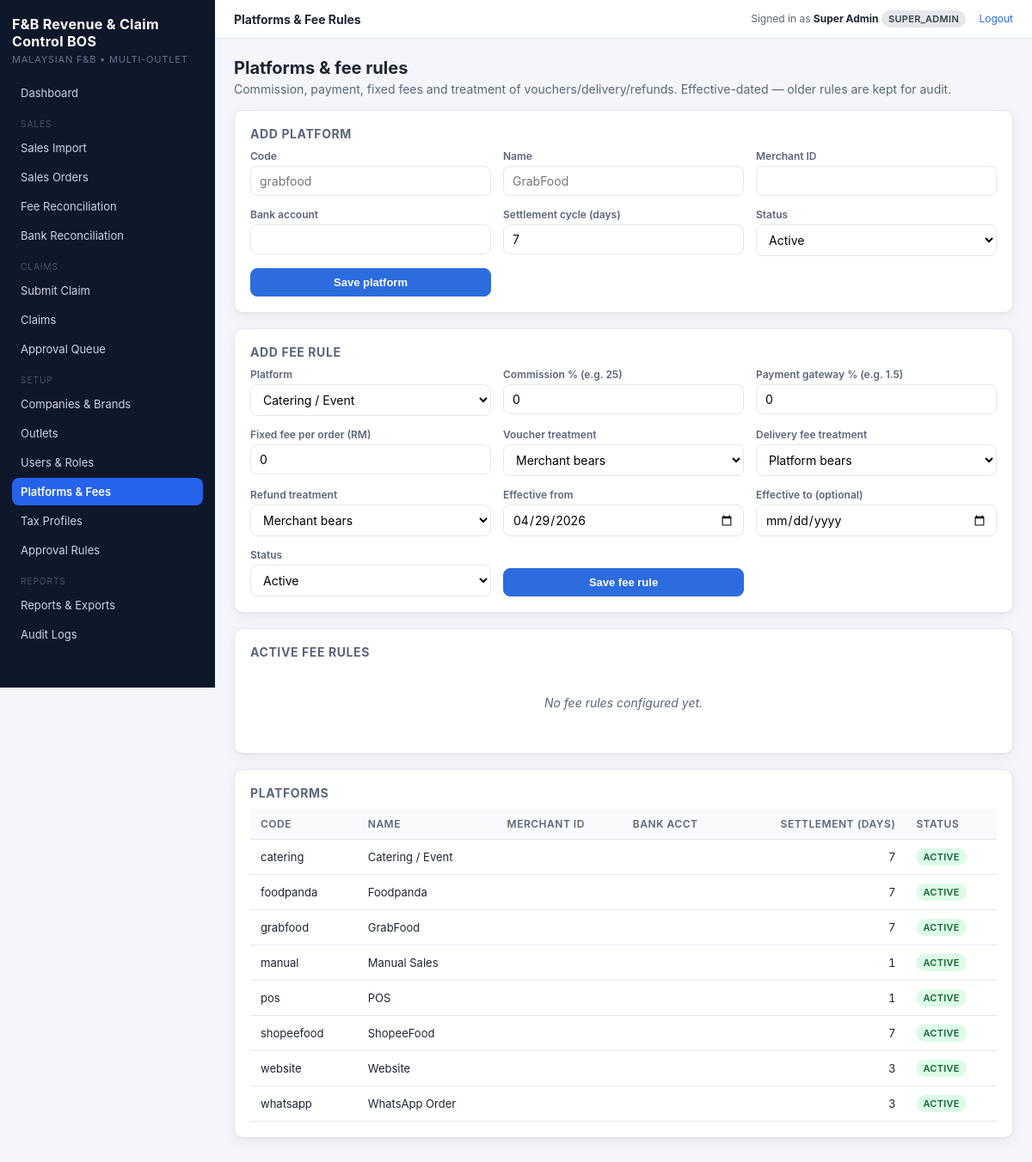
The app's page /public/pages/platforms.php (signed in) with its own data.
### tables this page shows
CREATE TABLE IF NOT EXISTS platforms (
  id                     INT UNSIGNED NOT NULL AUTO_INCREMENT,
  company_id             INT UNSIGNED NOT NULL,
  code                   VARCHAR(40)  NOT NULL,
  name                   VARCHAR(120) NOT NULL,
  merchant_id            VARCHAR(120) NULL,
  bank_account           VARCHAR(80)  NULL,
  settlement_cycle_days  INT UNSIGNED NOT NULL DEFAULT 7,
  is_active              TINYINT(1)   NOT NULL DEFAULT 1,
  created_at             DATETIME NOT NULL,
  PRIMARY KEY (id),
  UNIQUE KEY uq_platforms_company_code (company_id, code),
  CONSTRAINT fk_platforms_company FOREIGN KEY (company_id) REFERENCES companies(id)
);

### src/Support/helpers.php (called while the page is built, shortened)
<?php
function config(?string $key = null, $default = null)
{
    $cfg = $GLOBALS['fnbbos_config'] ?? [];
    $segments = explode('.', $key);
    $value = $cfg;
    foreach ($segments as $seg) {
        if (is_array($value) && array_key_exists($seg, $value)) {
            $value = $value[$seg];
        } else {
            return $default;
        }
    }
    return $value;
}
function db(): PDO
{
    if ($GLOBALS['fnbbos_pdo'] instanceof PDO) {
        return $GLOBALS['fnbbos_pdo'];
    }
    $c = config('db');
    $dsn = sprintf('mysql:host=%s;port=%d;dbname=%s;charset=%s',
        $c['host'], $c['port'], $c['name'], $c['charset']);
    $pdo = new PDO($dsn, $c['user'], $c['pass'], [
        PDO::ATTR_ERRMODE            => PDO::ERRMODE_EXCEPTION,
        PDO::ATTR_DEFAULT_FETCH_MODE => PDO::FETCH_ASSOC,
        PDO::ATTR_EMULATE_PREPARES   => false,
    ]);
    return $pdo;
}
function e(?string $value): string
{
    return htmlspecialchars((string)$value, ENT_QUOTES | ENT_SUBSTITUTE, 'UTF-8');
}

### public/pages/platforms.php (the view, shortened to what this page needs)
<?php
$companyId = Auth::companyId();
$platforms = db()->prepare('SELECT * FROM platforms WHERE company_id = ? ORDER BY is_active DESC, name'); $platforms->execute([$companyId]); $platforms = $platforms->fetchAll();
$rules     = db()->prepare('
    SELECT pfr.*, p.name AS platform_name
    FROM platform_fee_rules pfr
    JOIN platforms p ON p.id = pfr.platform_id
    WHERE p.company_id = ?
    ORDER BY p.name, pfr.effective_from DESC');
$rules->execute([$companyId]);
$rules = $rules->fetchAll();
include __DIR__ . '/../partials/header.php';
?>
<div class="page-header"><div><h2>Platforms &amp; fee rules</h2><p>Commission, payment, fixed fees and treatment of vouchers/delivery/refunds. Effective-dated — older rules are kept for audit.</p></div></div>
<div class="card">
  <h3>Add platform</h3>
  <form method="post" class="form-grid">
    <div class="form-row"><label>Code</label><input type="text" name="code" placeholder="grabfood" required></div>
    <div class="form-row"><label>Name</label><input type="text" name="name" placeholder="GrabFood" required></div>
    <div class="form-row"><label>Merchant ID</label><input type="text" name="merchant_id"></div>
    <div class="form-row"><label>Bank account</label><input type="text" name="bank_account"></div>
    <div class="form-row"><label>Settlement cycle (days)</label><input type="number" name="settlement_cycle_days" value="7"></div>
    <div class="form-row"><label>Status</label><select name="is_active"><option value="1">Active</option><option value="0">Inactive</option></select></div>
    <div class="form-row" style="align-self:end;"><button class="btn btn--primary" type="submit">Save platform</button></div>
  </form>
</div>
<div class="card">
  <h3>Add fee rule</h3>
  <form method="post" class="form-grid">
    <div class="form-row"><label>Platform</label>
      <select name="platform_id" required>
        <?php foreach ($platforms as $p): ?><option value="<?= (int)$p['id'] ?>"><?= e($p['name']) ?></option><?php endforeach; ?>
      </select>
    </div>
    <div class="form-row"><label>Commission % (e.g. 25)</label><input type="number" step="0.01" name="commission_rate" value="0"></div>
    <div class="form-row"><label>Payment gateway % (e.g. 1.5)</label><input type="number" step="0.01" name="payment_fee_rate" value="0"></div>
    <div class="form-row"><label>Fixed fee per order (RM)</label><input type="number" step="0.01" name="fixed_fee" value="0"></div>
    <div class="form-row"><label>Voucher treatment</label>
      <select name="voucher_treatment"><option value="merchant_bears">Merchant bears</option><option value="platform_bears">Platform bears</option></select>
    </div>
    <div class="form-row"><label>Delivery fee treatment</label>
      <select name="delivery_treatment"><option value="platform_bears">Platform bears</option><option value="merchant_bears">Merchant bears</option></select>
    </div>
    <div class="form-row"><label>Refund treatment</label>
      <select name="refund_treatment"><option value="merchant_bears">Merchant bears</option><option value="platform_bears">Platform bears</option></select>
    </div>
    <div class="form-row"><label>Effective from</label><input type="date" name="effective_from" value="<?= e(date('Y-m-d')) ?>" required></div>
    <div class="form-row"><label>Effective to (optional)</label><input type="date" name="effective_to"></div>
    <div class="form-row"><label>Status</label><select name="is_active"><option value="1">Active</option><option value="0">Inactive</option></select></div>
    <div class="form-row" style="align-self:end;"><button class="btn btn--primary" type="submit">Save fee rule</button></div>
  </form>
</div>
<div class="card">
  <h3>Active fee rules</h3>
  <?php if (!$rules): ?><div class="empty">No fee rules configured yet.</div>
  <?php endif; ?>
</div>
<div class="card">
  <h3>Platforms</h3>
  <?php if (!$platforms): ?><div class="empty">No platforms yet.</div>
  <?php else: ?>
    <table class="data">
      <thead><tr><th>Code</th><th>Name</th><th>Merchant ID</th><th>Bank acct</th><th class="num">Settlement (days)</th><th>Status</th></tr></thead>
      <tbody><?php foreach ($platforms as $p): ?>
        <tr>
          <td><?= e($p['code']) ?></td>
          <td><?= e($p['name']) ?></td>
          <td><?= e($p['merchant_id'] ?? '') ?></td>
          <td><?= e($p['bank_account'] ?? '') ?></td>
          <td class="num"><?= (int)$p['settlement_cycle_days'] ?></td>
          <td><span class="badge <?= ((int)$p['is_active']===1)?'badge--ok':'badge--muted' ?>"><?= ((int)$p['is_active']===1)?'Active':'Inactive' ?></span></td>
        </tr>
      <?php endforeach; ?></tbody>
    </table>
  <?php endif; ?>
</div>
<?php include __DIR__ . '/../partials/footer.php'; ?>

### public/assets/css/app.css (style rules this page uses)
:root { --bg: #f4f6fb; --panel: #ffffff; --panel-border: #e3e7ef; --ink: #1d2433; --ink-soft: #5b657a; --primary: #2d6cdf; --primary-ink: #ffffff; --accent: #0e7c66; --danger: #dc2626; --warning: #ea8a00; --success: #16a34a; --shadow: 0 1px 2px rgba(15,23,42,.04), 0 4px 16px rgba(15,23,42,.06); --radius: 10px; }
* { box-sizing: border-box; }
html, body { margin: 0; padding: 0; }
body { font-family: -apple-system, BlinkMacSystemFont, "Segoe UI", Roboto, "Inter", sans-serif; background: var(--bg); color: var(--ink); font-size: 14px; }
.page-header { display: flex; justify-content: space-between; align-items: end; margin-bottom: 16px; gap: 12px; flex-wrap: wrap; }
.page-header h2 { margin: 0; font-size: 20px; }
.page-header p { margin: 4px 0 0; color: var(--ink-soft); }
.card { background: var(--panel); border: 1px solid var(--panel-border); border-radius: var(--radius); box-shadow: var(--shadow); padding: 18px; margin-bottom: 18px; }
.card h3 { margin: 0 0 10px; font-size: 14px; color: var(--ink-soft); text-transform: uppercase; letter-spacing: .6px; }
table.data { width: 100%; border-collapse: collapse; font-size: 13px; }
table.data th, table.data td { padding: 10px 12px; border-bottom: 1px solid var(--panel-border); text-align: left; }
table.data th { background: #f9fafc; font-weight: 600; font-size: 12px; color: var(--ink-soft); text-transform: uppercase; letter-spacing: .5px; }
table.data .num { text-align: right; font-variant-numeric: tabular-nums; }
.badge { display: inline-block; padding: 3px 8px; border-radius: 999px; font-size: 11px; font-weight: 600; letter-spacing: .3px; text-transform: uppercase; }
.badge--ok { background: #dcfce7; color: #166534; }
.btn { display: inline-block; padding: 8px 14px; border-radius: 8px; font-size: 13px; cursor: pointer; border: 1px solid transparent; font-weight: 600; }
.btn--primary { background: var(--primary); color: var(--primary-ink); border-color: var(--primary); }
.form-grid { display: grid; grid-template-columns: repeat(auto-fit, minmax(220px, 1fr)); gap: 14px; }
.form-row { display: flex; flex-direction: column; gap: 4px; }
.form-row label { font-size: 12px; color: var(--ink-soft); font-weight: 600; }
.form-row input, .form-row select, .form-row textarea { padding: 8px 10px; border-radius: 8px; border: 1px solid var(--panel-border); background: #fff; font-size: 14px; font-family: inherit; }
.empty { text-align: center; color: var(--ink-soft); padding: 32px 12px; font-style: italic; }

### records on screen
platforms: code "catering", name "Catering / Event", settlement_cycle_days "7", is_active "ACTIVE"
platforms: code "foodpanda", name "Foodpanda", settlement_cycle_days "7", is_active "ACTIVE"
platforms: code "grabfood", name "GrabFood", settlement_cycle_days "7", is_active "ACTIVE"
platforms: code "manual", name "Manual Sales", settlement_cycle_days "1", is_active "ACTIVE"
platforms: code "pos", name "POS", settlement_cycle_days "1", is_active "ACTIVE"
platforms: code "shopeefood", name "ShopeeFood", settlement_cycle_days "7", is_active "ACTIVE"
platforms: code "website", name "Website", settlement_cycle_days "3", is_active "ACTIVE"
platforms: code "whatsapp", name "WhatsApp Order", settlement_cycle_days "3", is_active "ACTIVE"

### other values on screen
config('app.name') "F&B Revenue & Claim Control BOS"
$pageTitle "Platforms & Fee Rules"
Auth::user()['name'] "Super Admin"
Rbac::role() "SUPER_ADMIN"
form field platform_id "Catering / Event"
